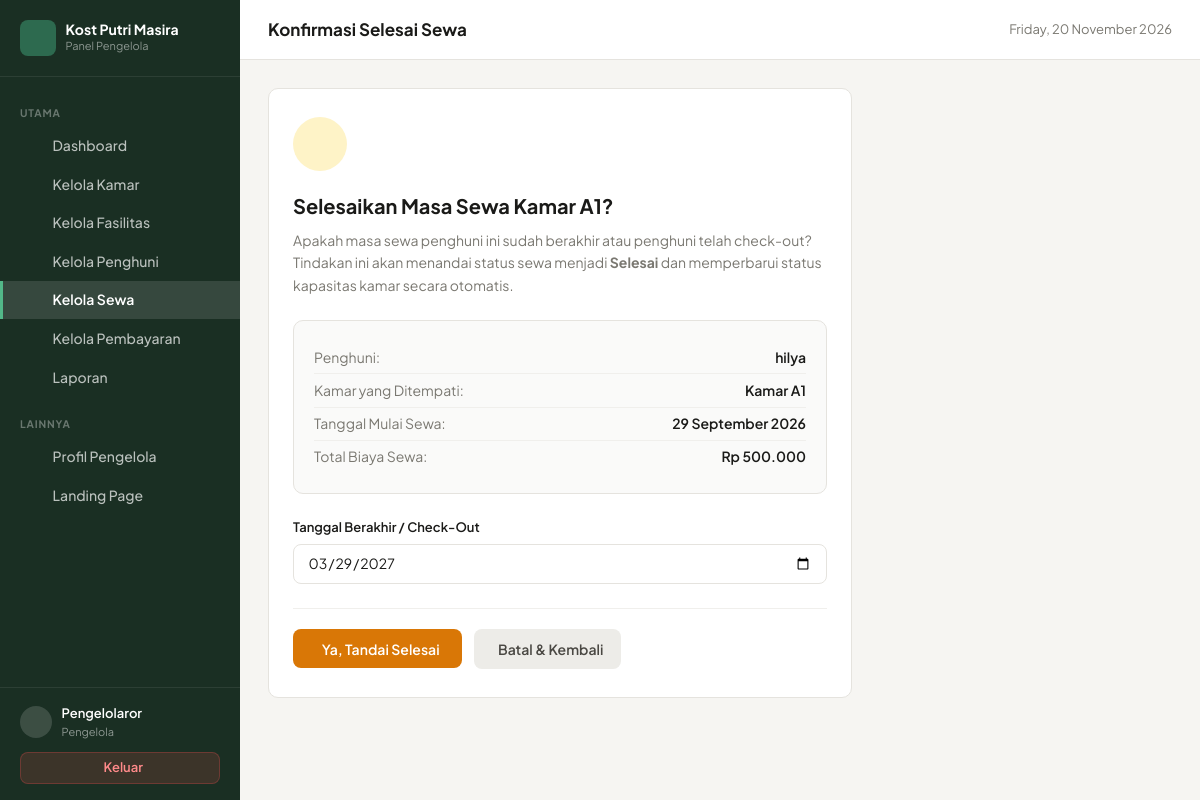
The app's page /admin/sewa/selesai.php?id=3 (signed in) with its own data.
### tables this page shows
CREATE TABLE `sewa` (
  `id_sewa` int NOT NULL,
  `id_penghuni` int NOT NULL,
  `id_kamar` int NOT NULL,
  `tanggal_mulai` date NOT NULL,
  `tanggal_selesai` date DEFAULT NULL,
  `periode` varchar(50) DEFAULT NULL,
  `total_sewa` decimal(12,2) NOT NULL,
  `status` enum('aktif','selesai') DEFAULT 'aktif'
);

CREATE TABLE `kamar` (
  `id_kamar` int NOT NULL,
  `nomor_kamar` varchar(20) NOT NULL,
  `tipe_kamar` varchar(50) DEFAULT NULL,
  `kapasitas` int NOT NULL DEFAULT '1',
  `harga` decimal(12,2) NOT NULL,
  `status` enum('kosong','terisi','penuh') NOT NULL DEFAULT 'kosong',
  `keterangan` text,
  `created_at` timestamp NULL DEFAULT CURRENT_TIMESTAMP
);

CREATE TABLE `users` (
  `id_user` int NOT NULL,
  `nama` varchar(100) NOT NULL,
  `username` varchar(50) NOT NULL,
  `password` varchar(255) NOT NULL,
  `role` enum('pengelola','penghuni') NOT NULL,
  `created_at` timestamp NULL DEFAULT CURRENT_TIMESTAMP
);

### includes/auth_check.php (called while the page is built, shortened)
<?php
function isLoggedIn(): bool {
    return isset($_SESSION['user_id']) && !empty($_SESSION['user_id']);
}
function currentUser(): ?array {
    return [
        'id_user'     => $_SESSION['user_id'] ?? null,
        'nama'        => $_SESSION['nama'] ?? '',
        'username'    => $_SESSION['username'] ?? '',
        'role'        => $_SESSION['role'] ?? '',
        'id_penghuni' => $_SESSION['id_penghuni'] ?? null,
    ];
}

### includes/functions.php (called while the page is built, shortened)
<?php
function e(?string $string): string {
    return htmlspecialchars((string)$string, ENT_QUOTES, 'UTF-8');
}
function formatRupiah(float|int|string $angka, bool $denganSimbol = true): string {
    $nominal = (float) $angka;
    $hasil = number_format($nominal, 0, ',', '.');
    return $denganSimbol ? 'Rp ' . $hasil : $hasil;
}
function formatTanggal(?string $tanggal, string $format = 'panjang'): string {
    $timestamp = strtotime($tanggal);
    $bulanIndo = [
        1 => 'Januari', 'Februari', 'Maret', 'April', 'Mei', 'Juni',
        'Juli', 'Agustus', 'September', 'Oktober', 'November', 'Desember'
    ];
    $hari = date('d', $timestamp);
    $bulan = $bulanIndo[(int)date('m', $timestamp)];
    $tahun = date('Y', $timestamp);
    return "{$hari} {$bulan} {$tahun}";
}

### admin/sewa/selesai.php (the view, shortened to what this page needs)
<?php
require_once __DIR__ . '/../../config/database.php';
require_once __DIR__ . '/../../includes/functions.php';
require_once __DIR__ . '/../../includes/auth_check.php';
$user = currentUser();
$id_sewa = (int)($_GET['id'] ?? $_POST['id_sewa'] ?? 0);
try {
    $stmt = $pdo->prepare("
        SELECT s.*, u.nama AS nama_penghuni, u.username, k.nomor_kamar, k.tipe_kamar, k.kapasitas
        FROM sewa s
        JOIN penghuni p ON s.id_penghuni = p.id_penghuni
        JOIN users u ON p.id_user = u.id_user
        JOIN kamar k ON s.id_kamar = k.id_kamar
        WHERE s.id_sewa = :id
        LIMIT 1
    ");
    $stmt->execute(['id' => $id_sewa]);
    $sewa = $stmt->fetch();
} catch (PDOException $e) {
    setFlash('danger', 'Terjadi kesalahan sistem: ' . $e->getMessage());
    redirect('index.php');}
?><!DOCTYPE html>
<html lang="id">
<head>
<link rel="stylesheet" href="../../assets/css/app.css">
</head>
<body>
<div class="layout">
<aside class="sidebar" id="sidebarPanel">
    <div class="sb-brand">
        <div class="sb-ico"><i class="ph ph-house-line"></i></div>
        <div>
            <div class="sb-name">Kost Putri Masira</div>
            <span class="sb-sub">Panel Pengelola</span>
        </div>
    </div>
    <nav class="sb-nav">
        <div class="sb-label">Utama</div>
        <a href="../dashboard.php" class="sb-link"><i class="ph ph-squares-four"></i> Dashboard</a>
        <a href="../kamar/index.php" class="sb-link"><i class="ph ph-door"></i> Kelola Kamar</a>
        <a href="../fasilitas/index.php" class="sb-link"><i class="ph ph-sparkle"></i> Kelola Fasilitas</a>
        <a href="../penghuni/index.php" class="sb-link"><i class="ph ph-users-three"></i> Kelola Penghuni</a>
        <a href="index.php" class="sb-link active"><i class="ph ph-key"></i> Kelola Sewa</a>
        <a href="../pembayaran/index.php" class="sb-link"><i class="ph ph-credit-card"></i> Kelola Pembayaran</a>
        <a href="../laporan/index.php" class="sb-link"><i class="ph ph-chart-bar"></i> Laporan</a>
        <div class="sb-label" style="margin-top:.5rem">Lainnya</div>
        <a href="../profil.php" class="sb-link"><i class="ph ph-user-circle"></i> Profil Pengelola</a>
        <a href="../../index.php" class="sb-link" target="_blank" rel="noopener"><i class="ph ph-globe"></i> Landing Page</a>
    </nav>
    <div class="sb-foot">
        <div class="sb-user">
            <div class="sb-avatar"><i class="ph ph-user"></i></div>
            <div>
                <div class="sb-uname"><?= e($user['nama'] ?? 'Pengelola') ?></div>
                <div class="sb-urole">Pengelola</div>
            </div>
        </div>
        <a href="../../logout.php" class="btn-logout"><i class="ph ph-sign-out"></i> Keluar</a>
    </div>
</aside>
<div class="main">
    <header class="topbar">
        <div class="topbar-title">Konfirmasi Selesai Sewa</div>
        <div class="topbar-actions">
            <div class="topbar-date"><i class="ph ph-calendar"></i> <?= date('l, d F Y') ?></div>
        </div>
    </header>
    <main class="content content-narrow">
        <div class="card-confirm">
            <div class="confirm-ico">
            </div>
            <h1 class="confirm-title">Selesaikan Masa Sewa Kamar <?= e($sewa['nomor_kamar']) ?>?</h1>
            <p class="confirm-desc">
                Apakah masa sewa penghuni ini sudah berakhir atau penghuni telah check-out? Tindakan ini akan menandai status sewa menjadi <strong>Selesai</strong> dan memperbarui status kapasitas kamar secara otomatis.
            </p>
            <div class="info-box">
                <div class="info-row">
                    <span class="info-label">Penghuni:</span>
                    <span class="info-val"><?= e($sewa['nama_penghuni']) ?></span>
                </div>
                <div class="info-row">
                    <span class="info-label">Kamar yang Ditempati:</span>
                    <span class="info-val">Kamar <?= e($sewa['nomor_kamar']) ?></span>
                </div>
                <div class="info-row">
                    <span class="info-label">Tanggal Mulai Sewa:</span>
                    <span class="info-val"><?= formatTanggal($sewa['tanggal_mulai']) ?></span>
                </div>
                <div class="info-row">
                    <span class="info-label">Total Biaya Sewa:</span>
                    <span class="info-val"><?= formatRupiah($sewa['total_sewa']) ?></span>
                </div>
            </div>
            <form action="selesai.php" method="POST">
                <div class="form-group">
                    <label class="form-label" for="tanggal_selesai">
                        Tanggal Berakhir / Check-Out
                    </label>
                    <input
                        type="date"
                        id="tanggal_selesai"
                        name="tanggal_selesai"
                        class="form-control"
                        value="<?= !empty($sewa['tanggal_selesai']) ? e($sewa['tanggal_selesai']) : date('Y-m-d') ?>"
                        required
                    >
                </div>
                <div class="form-actions">
                    <button type="submit" class="btn-selesai-confirm">
                        <i class="ph ph-check-circle"></i> Ya, Tandai Selesai
                    </button>
                    <a href="index.php" class="btn-cancel">
                        <i class="ph ph-arrow-left"></i> Batal &amp; Kembali
                    </a>
                </div>
            </form>
        </div>
    </main>
</div>
</div>
</body>
</html>

### admin/sewa/selesai.php (style rules this page uses)
.confirm-ico { width:54px;height:54px;background:#fef3c7;color:#d97706;border-radius:50%;display:grid;place-items:center;font-size:1.75rem;margin-bottom:1.25rem }
.confirm-title { font-size:1.25rem;font-weight:700;color:#1a1a18;margin-bottom:.5rem }
.confirm-desc { font-size:.875rem;color:var(--muted);margin-bottom:1.5rem;line-height:1.6 }
.info-row { display:flex;justify-content:space-between;padding:.35rem 0;font-size:.875rem }
.info-row:not(:last-child) { border-bottom:1px solid #f0efec }
.info-label { color:var(--muted) }
.info-val { font-weight:600;color:#1a1a18 }
.btn-selesai-confirm { display:inline-flex;align-items:center;gap:.4rem;padding:.65rem 1.4rem;background:#d97706;color:#fff;border:none;border-radius:8px;font-size:.875rem;font-weight:600;font-family:'Plus Jakarta Sans',sans-serif;cursor:pointer;transition:background .15s }

### records on screen
sewa: id_kamar.nomor_kamar "A1", users.nama "hilya", tanggal_mulai "29 September 2026", total_sewa "Rp 500.000", tanggal_selesai "03/29/2027"

### other values on screen
$user['nama'] "Pengelolaror"
